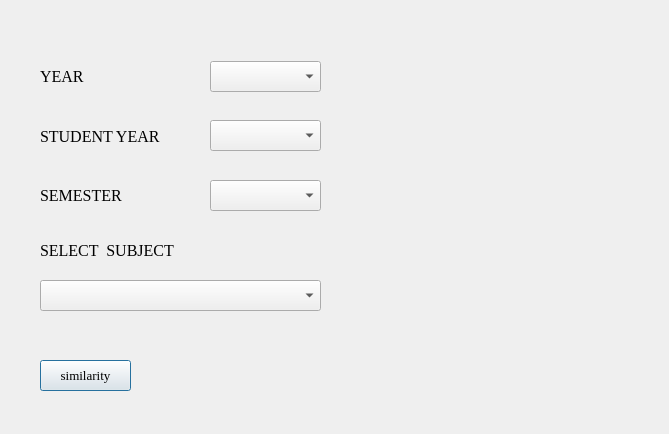
<?xml version="1.0" encoding="UTF-8"?>
<ui version="4.0">
 <class>Dialog</class>
 <widget class="QDialog" name="Dialog">
  <property name="geometry">
   <rect>
    <x>0</x>
    <y>0</y>
    <width>669</width>
    <height>434</height>
   </rect>
  </property>
  <property name="windowTitle">
   <string>Dialog</string>
  </property>
  <widget class="QLabel" name="lbl_select_subject">
   <property name="geometry">
    <rect>
     <x>40</x>
     <y>240</y>
     <width>151</width>
     <height>21</height>
    </rect>
   </property>
   <property name="font">
    <font>
     <family>Times New Roman</family>
     <pointsize>12</pointsize>
    </font>
   </property>
   <property name="text">
    <string>SELECT  SUBJECT</string>
   </property>
  </widget>
  <widget class="QComboBox" name="comboBox_semester">
   <property name="geometry">
    <rect>
     <x>210</x>
     <y>180</y>
     <width>111</width>
     <height>31</height>
    </rect>
   </property>
   <property name="font">
    <font>
     <family>Times New Roman</family>
     <pointsize>12</pointsize>
    </font>
   </property>
  </widget>
  <widget class="QLabel" name="label_student_year">
   <property name="geometry">
    <rect>
     <x>40</x>
     <y>126</y>
     <width>141</width>
     <height>21</height>
    </rect>
   </property>
   <property name="font">
    <font>
     <family>Times New Roman</family>
     <pointsize>12</pointsize>
    </font>
   </property>
   <property name="text">
    <string>STUDENT YEAR</string>
   </property>
  </widget>
  <widget class="QLabel" name="label_semester">
   <property name="geometry">
    <rect>
     <x>40</x>
     <y>185</y>
     <width>91</width>
     <height>21</height>
    </rect>
   </property>
   <property name="font">
    <font>
     <family>Times New Roman</family>
     <pointsize>12</pointsize>
    </font>
   </property>
   <property name="text">
    <string>SEMESTER</string>
   </property>
  </widget>
  <widget class="QLabel" name="label_year">
   <property name="geometry">
    <rect>
     <x>40</x>
     <y>66</y>
     <width>81</width>
     <height>21</height>
    </rect>
   </property>
   <property name="font">
    <font>
     <family>Times New Roman</family>
     <pointsize>12</pointsize>
    </font>
   </property>
   <property name="text">
    <string>YEAR</string>
   </property>
  </widget>
  <widget class="QComboBox" name="comboBox_student_year">
   <property name="geometry">
    <rect>
     <x>210</x>
     <y>120</y>
     <width>111</width>
     <height>31</height>
    </rect>
   </property>
   <property name="font">
    <font>
     <family>Times New Roman</family>
     <pointsize>12</pointsize>
    </font>
   </property>
  </widget>
  <widget class="QComboBox" name="comboBox_year">
   <property name="geometry">
    <rect>
     <x>210</x>
     <y>61</y>
     <width>111</width>
     <height>31</height>
    </rect>
   </property>
   <property name="font">
    <font>
     <family>Times New Roman</family>
     <pointsize>12</pointsize>
    </font>
   </property>
  </widget>
  <widget class="QComboBox" name="cmb_select_process">
   <property name="geometry">
    <rect>
     <x>40</x>
     <y>280</y>
     <width>281</width>
     <height>31</height>
    </rect>
   </property>
   <property name="font">
    <font>
     <family>Times New Roman</family>
     <pointsize>12</pointsize>
    </font>
   </property>
  </widget>
  <widget class="QPushButton" name="pushButton_similarity">
   <property name="geometry">
    <rect>
     <x>40</x>
     <y>360</y>
     <width>91</width>
     <height>31</height>
    </rect>
   </property>
   <property name="font">
    <font>
     <family>Times New Roman</family>
     <pointsize>10</pointsize>
    </font>
   </property>
   <property name="text">
    <string>similarity</string>
   </property>
  </widget>
 </widget>
 <resources/>
 <connections/>
</ui>
